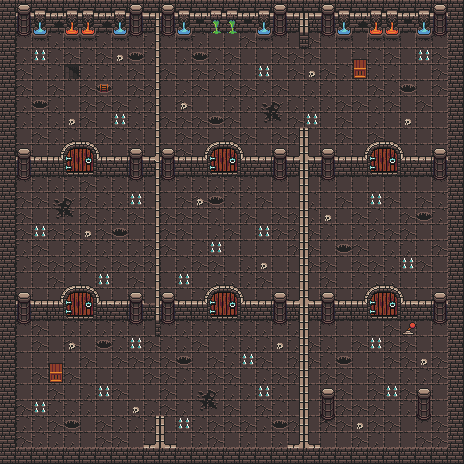

This game map was drawn from its Tiled (.tmx) file and the tilesets committed beside it. A one-line description and the trimmed map source follow:
An orthogonal 29x29 tile map with 16x16 px tiles, 7 tile layers (bordure, sol, pillier, coffre, ...).

<map version="1.10" tiledversion="1.10.1" orientation="orthogonal" renderorder="right-down" width="29" height="29" tilewidth="16" tileheight="16" infinite="0" nextlayerid="8" nextobjectid="1">
 <tileset firstgid="1" source="data/0x72_DungeonTilesetII_v1.3.tsx" />
 <layer id="1" name="bordure" width="29" height="29">
  <data>[841 cells, 112 non-empty, 1 distinct tile ids]</data>
 </layer>
 <layer id="2" name="sol" width="29" height="29">
  <data>[841 cells, 729 non-empty, 9 distinct tile ids]</data>
 </layer>
 <layer id="3" name="pillier" width="29" height="29">
  <data>[841 cells, 204 non-empty, 30 distinct tile ids]</data>
 </layer>
 <layer id="5" name="coffre" width="29" height="29">
  <data>[841 cells, 4 non-empty, 2 distinct tile ids]</data>
 </layer>
 <layer id="6" name="piège" width="29" height="29">
  <data>[841 cells, 35 non-empty, 2 distinct tile ids]</data>
 </layer>
 <layer id="7" name="crâne" width="29" height="29">
  <data>[841 cells, 14 non-empty, 1 distinct tile ids]</data>
 </layer>
 <layer id="4" name="porte" width="29" height="29">
  <data>[841 cells, 72 non-empty, 12 distinct tile ids]</data>
 </layer>
</map>
